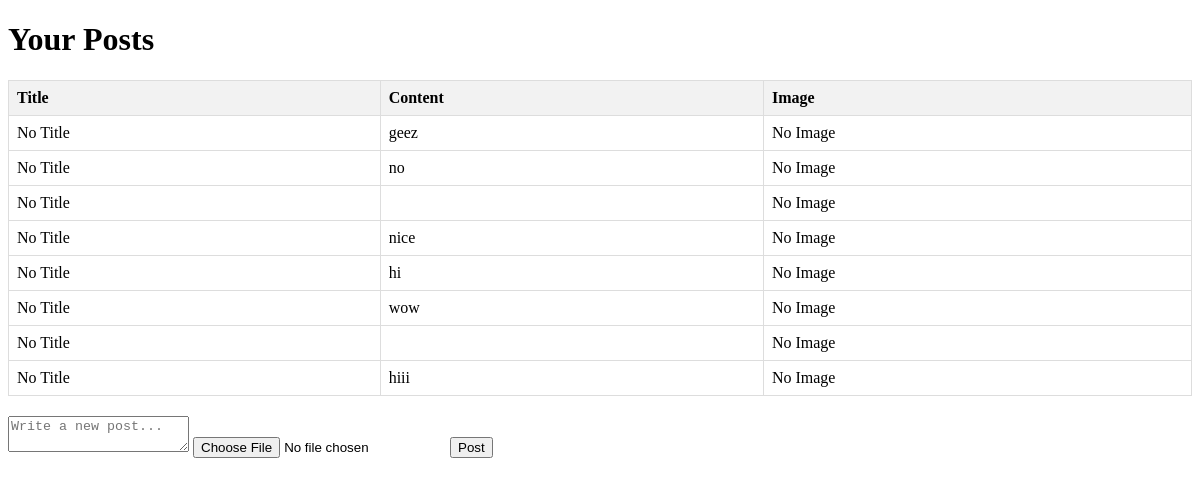
Page /display_posts.php (signed in) on the earlier database version.
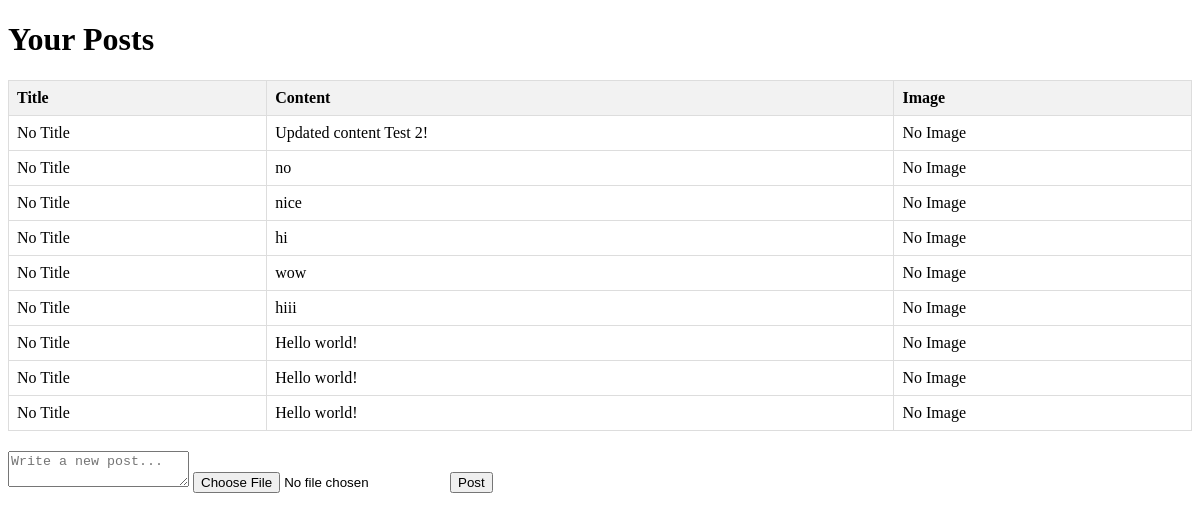
Same page on the later database version.
### tables this page shows
CREATE TABLE `posts` (
  `post_id` int(11) NOT NULL,
  `user_id` int(11) NOT NULL,
  `content` text NOT NULL,
  `created_at` datetime NOT NULL DEFAULT current_timestamp(),
  `updated_at` datetime NOT NULL DEFAULT current_timestamp() ON UPDATE current_timestamp(),
  `image` varchar(255) DEFAULT NULL,
  `tagline` varchar(255) DEFAULT NULL,
  `image_filename` varchar(255) DEFAULT NULL,
  `profile_image_id` int(11) DEFAULT NULL
);

### display_posts.php (the view, shortened to what this page needs)
<?php
include("../includes/connection.php");
$user_id = $_SESSION['user_id'];
$query = "SELECT * FROM posts WHERE user_id = ?";
$stmt = $conn->prepare($query);
$stmt->bind_param("i", $user_id);
$stmt->execute();
$result = $stmt->get_result();
function getColorModeClass() {
    return $_SESSION['color_mode'] === 'light' ? 'light-mode' : 'dark-mode';
}
?>
<!DOCTYPE html>
<html lang="en">
<head>
</head>
<body class="<?php echo getColorModeClass(); ?>">
    <h1>Your Posts</h1>
    <table>
        <thead>
            <tr>
                <th>Title</th>
                <th>Content</th>
                <th>Image</th>
            </tr>
        </thead>
        <tbody>
        <?php
            if ($result && $result->num_rows > 0) {
                while ($post = $result->fetch_assoc()) {
                    $title = isset($post['title']) ? htmlspecialchars($post['title']) : "No Title";
                    echo '<tr>';
                    echo '<td>' . $title . '</td>';
                    echo '<td>' . nl2br(htmlspecialchars($post['content'])) . '</td>';
                    if (!empty($post['image_filename'])) {
                        echo '<td><div class="image-container"><img src="../uploads/' . htmlspecialchars($post['image_filename']) . '" alt="Post Image"></div></td>';
                    } else {
                        echo '<td>No Image</td>';
                    }
                    echo '</tr>';
                }
            } else {
                echo "<p>No posts found.</p>";
            }
        ?>
        </tbody>
    </table>
    <form method="post" action="add_post.php" enctype="multipart/form-data">
        <textarea name="content" placeholder="Write a new post..."></textarea>
        <input type="file" name="image">
        <button type="submit">Post</button>
    </form>
</body>
</html>

### display_posts.php (style rules this page uses)
table { width: 100%; border-collapse: collapse; margin-bottom: 20px; }
th, td { border: 1px solid #ddd; padding: 8px; text-align: left; }
th { background-color: #f2f2f2; }

Differences in the rows shown:
removed posts: title "No Title", shows "No Image"
removed posts: title "No Title", shows "No Image"
changed posts: content "geez" → "Updated content Test 2!"
added posts: title "No Title", content "Hello world!", shows "No Image"
added posts: title "No Title", content "Hello world!", shows "No Image"
added posts: title "No Title", content "Hello world!", shows "No Image"
